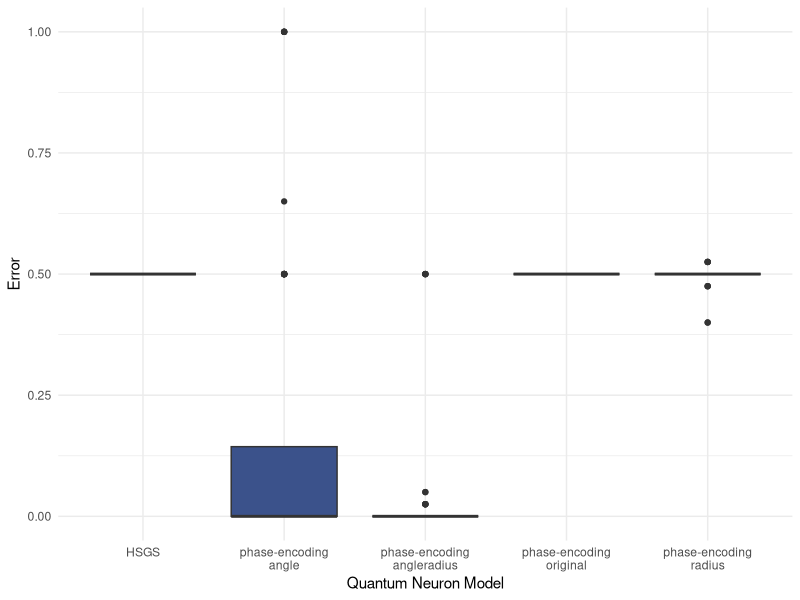
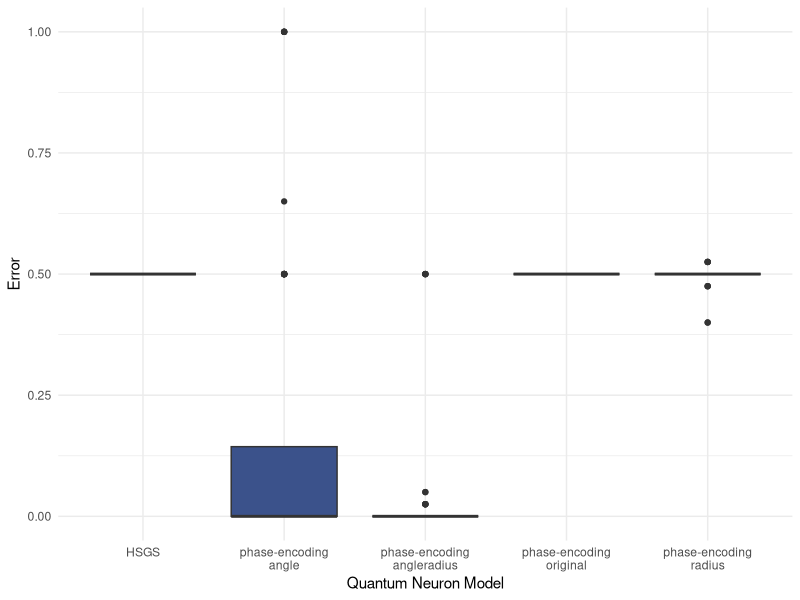

The R script that drew these images, in order: (Note: this script raises an error after producing the figures.)

library(readr)
library(viridis)
library(dplyr)
library(ggplot2)
library(ggpubr)
library(stringr)
library(viridis)
library(data.table)




#============================
#         xor lite
#============================

##----- average search

data = read_csv('experiment_xor.csv')

data$phase_strategy = paste0("phase-encoding\n", data$phase_strategy)

data$phase_strategy[data$model == 'HSGS'] = 'HSGS'

aggregate(data$avg_error, by=list(data$phase_strategy), mean)

ggplot(data, aes(x=phase_strategy, y=avg_error, fill=phase_strategy)) + 
  geom_boxplot()+
  scale_fill_viridis(name = '', discrete = T)+
  labs(x='Quantum Neuron Model', y="Error")+
  theme_minimal()+ 
  theme(legend.position = "none") 

ggsave('results/xor-binary-models.png', height = 4, width = 7, units = 'in')  

###----- epoch error

xornobias = read_csv('results/epoch_error_xorlite_nobias.csv')
xornobias <- melt(setDT(xornobias), id.vars = c("X1","epoch"), variable.name = "model")
p1 = ggplot(xornobias, aes(x=epoch, y=value, group=model, color=model)) +
  geom_line(size=1) +
  scale_color_viridis(discrete = TRUE) +
  labs(x='Epoch', y="Epoch Error", title='Without Bias')+
  theme_minimal()+
  theme(legend.title = element_blank(), 
        legend.text = element_text(size=11))+
  guides(color = guide_legend(override.aes = list(size = 4) ) )

p1

xorbias = read_csv('results/epoch_error_xorlite_bias.csv')
xorbias <- melt(setDT(xorbias), id.vars = c("X1","epoch"), variable.name = "model")
p2 = ggplot(xorbias, aes(x=epoch, y=value, group=model, color=model)) +
  geom_line(size=1) +
  scale_color_viridis(discrete = TRUE) +
  labs(x='Epoch', y="Epoch Error", title='With Bias')+
  theme_minimal() +
  theme(legend.title = element_blank(), 
        legend.text = element_text(size=11))+
  guides(color = guide_legend(override.aes = list(size = 4)) )

p2

ggarrange(p1, p2, ncol = 1, nrow = 2, common.legend = T, legend='bottom')
ggsave('results/xor-epoch.png', height = 5, width = 7, units = 'in')  

#==============
# xor real
#=============

data = read_csv('experiment_real_xor.csv')

data$phase_strategy = paste0("phase-encoding\n", data$phase_strategy)

data$phase_strategy[data$model == 'HSGS'] = 'HSGS'

aggregate(data$avg_error, by=list(data$phase_strategy), mean)

ggplot(data, aes(x=phase_strategy, y=avg_error, fill=phase_strategy)) + 
  geom_boxplot()+
  scale_fill_viridis(name = '', discrete = T)+
  labs(x='Quantum Neuron Model', y="Error")+
  theme_minimal()+ 
  theme(legend.position = "none") 

ggsave('results/xor-real-models.png', height = 4, width = 7, units = 'in')  
